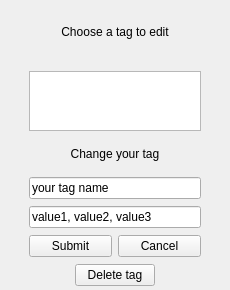
<?xml version="1.0" encoding="UTF-8"?>
<ui version="4.0">
 <class>Form</class>
 <widget class="QWidget" name="Form">
  <property name="geometry">
   <rect>
    <x>0</x>
    <y>0</y>
    <width>230</width>
    <height>290</height>
   </rect>
  </property>
  <property name="sizePolicy">
   <sizepolicy hsizetype="Fixed" vsizetype="Fixed">
    <horstretch>0</horstretch>
    <verstretch>0</verstretch>
   </sizepolicy>
  </property>
  <property name="minimumSize">
   <size>
    <width>230</width>
    <height>290</height>
   </size>
  </property>
  <property name="maximumSize">
   <size>
    <width>230</width>
    <height>290</height>
   </size>
  </property>
  <property name="windowTitle">
   <string>Tag editing</string>
  </property>
  <widget class="QWidget" name="gridLayoutWidget">
   <property name="geometry">
    <rect>
     <x>9</x>
     <y>-1</y>
     <width>212</width>
     <height>290</height>
    </rect>
   </property>
   <layout class="QGridLayout" name="gridLayout">
    <item row="6" column="1">
     <layout class="QHBoxLayout" name="horizontalLayout">
      <item>
       <widget class="QPushButton" name="submitButton">
        <property name="text">
         <string>Submit</string>
        </property>
       </widget>
      </item>
      <item>
       <widget class="QPushButton" name="closeButton">
        <property name="text">
         <string>Cancel</string>
        </property>
       </widget>
      </item>
     </layout>
    </item>
    <item row="0" column="1">
     <widget class="QLabel" name="label">
      <property name="sizePolicy">
       <sizepolicy hsizetype="Preferred" vsizetype="Fixed">
        <horstretch>0</horstretch>
        <verstretch>0</verstretch>
       </sizepolicy>
      </property>
      <property name="minimumSize">
       <size>
        <width>0</width>
        <height>64</height>
       </size>
      </property>
      <property name="layoutDirection">
       <enum>Qt::LeftToRight</enum>
      </property>
      <property name="autoFillBackground">
       <bool>false</bool>
      </property>
      <property name="styleSheet">
       <string>0</string>
      </property>
      <property name="frameShape">
       <enum>QFrame::NoFrame</enum>
      </property>
      <property name="text">
       <string>Choose a tag to edit</string>
      </property>
      <property name="alignment">
       <set>Qt::AlignCenter</set>
      </property>
     </widget>
    </item>
    <item row="2" column="1">
     <widget class="QLabel" name="label_2">
      <property name="sizePolicy">
       <sizepolicy hsizetype="Preferred" vsizetype="Fixed">
        <horstretch>0</horstretch>
        <verstretch>0</verstretch>
       </sizepolicy>
      </property>
      <property name="minimumSize">
       <size>
        <width>0</width>
        <height>32</height>
       </size>
      </property>
      <property name="layoutDirection">
       <enum>Qt::LeftToRight</enum>
      </property>
      <property name="autoFillBackground">
       <bool>false</bool>
      </property>
      <property name="styleSheet">
       <string>0</string>
      </property>
      <property name="frameShape">
       <enum>QFrame::NoFrame</enum>
      </property>
      <property name="text">
       <string>Change your tag</string>
      </property>
      <property name="alignment">
       <set>Qt::AlignCenter</set>
      </property>
     </widget>
    </item>
    <item row="5" column="1">
     <widget class="QLineEdit" name="tagValues">
      <property name="text">
       <string>value1, value2, value3</string>
      </property>
     </widget>
    </item>
    <item row="1" column="1">
     <widget class="QListWidget" name="listWidget">
      <property name="sizePolicy">
       <sizepolicy hsizetype="Preferred" vsizetype="Preferred">
        <horstretch>0</horstretch>
        <verstretch>0</verstretch>
       </sizepolicy>
      </property>
      <property name="maximumSize">
       <size>
        <width>16777215</width>
        <height>60</height>
       </size>
      </property>
     </widget>
    </item>
    <item row="3" column="1">
     <widget class="QLineEdit" name="tagName">
      <property name="text">
       <string>your tag name</string>
      </property>
     </widget>
    </item>
    <item row="0" column="0">
     <spacer name="horizontalSpacer">
      <property name="orientation">
       <enum>Qt::Horizontal</enum>
      </property>
      <property name="sizeType">
       <enum>QSizePolicy::Fixed</enum>
      </property>
      <property name="sizeHint" stdset="0">
       <size>
        <width>20</width>
        <height>20</height>
       </size>
      </property>
     </spacer>
    </item>
    <item row="0" column="2">
     <spacer name="horizontalSpacer_2">
      <property name="orientation">
       <enum>Qt::Horizontal</enum>
      </property>
      <property name="sizeType">
       <enum>QSizePolicy::Fixed</enum>
      </property>
      <property name="sizeHint" stdset="0">
       <size>
        <width>20</width>
        <height>20</height>
       </size>
      </property>
     </spacer>
    </item>
    <item row="7" column="1">
     <layout class="QHBoxLayout" name="horizontalLayout_2">
      <item>
       <widget class="QPushButton" name="deleteButton">
        <property name="sizePolicy">
         <sizepolicy hsizetype="Fixed" vsizetype="Fixed">
          <horstretch>0</horstretch>
          <verstretch>0</verstretch>
         </sizepolicy>
        </property>
        <property name="text">
         <string>Delete tag</string>
        </property>
       </widget>
      </item>
     </layout>
    </item>
   </layout>
  </widget>
 </widget>
 <resources/>
 <connections/>
</ui>
